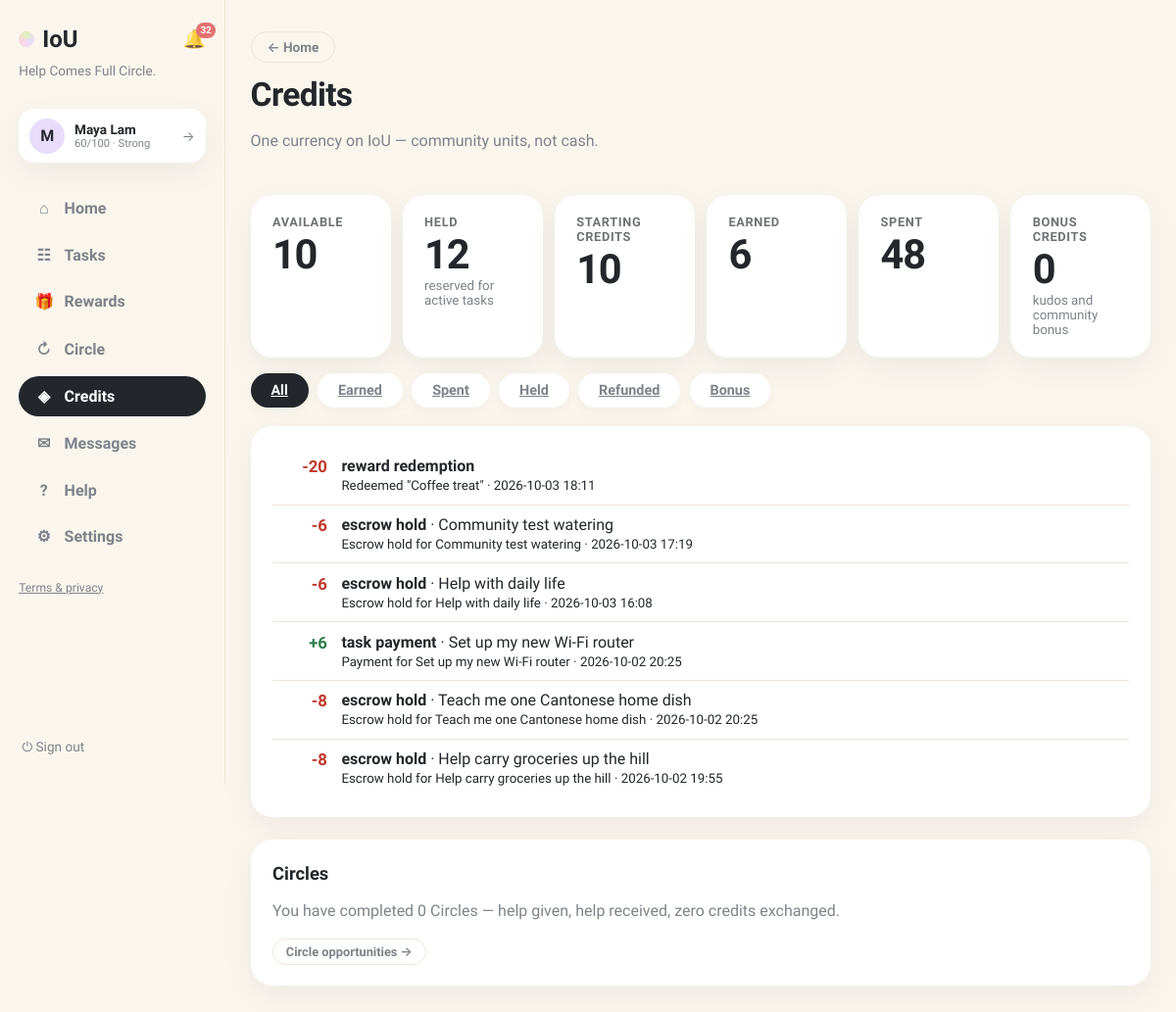
The app's page /history (signed in), older data.
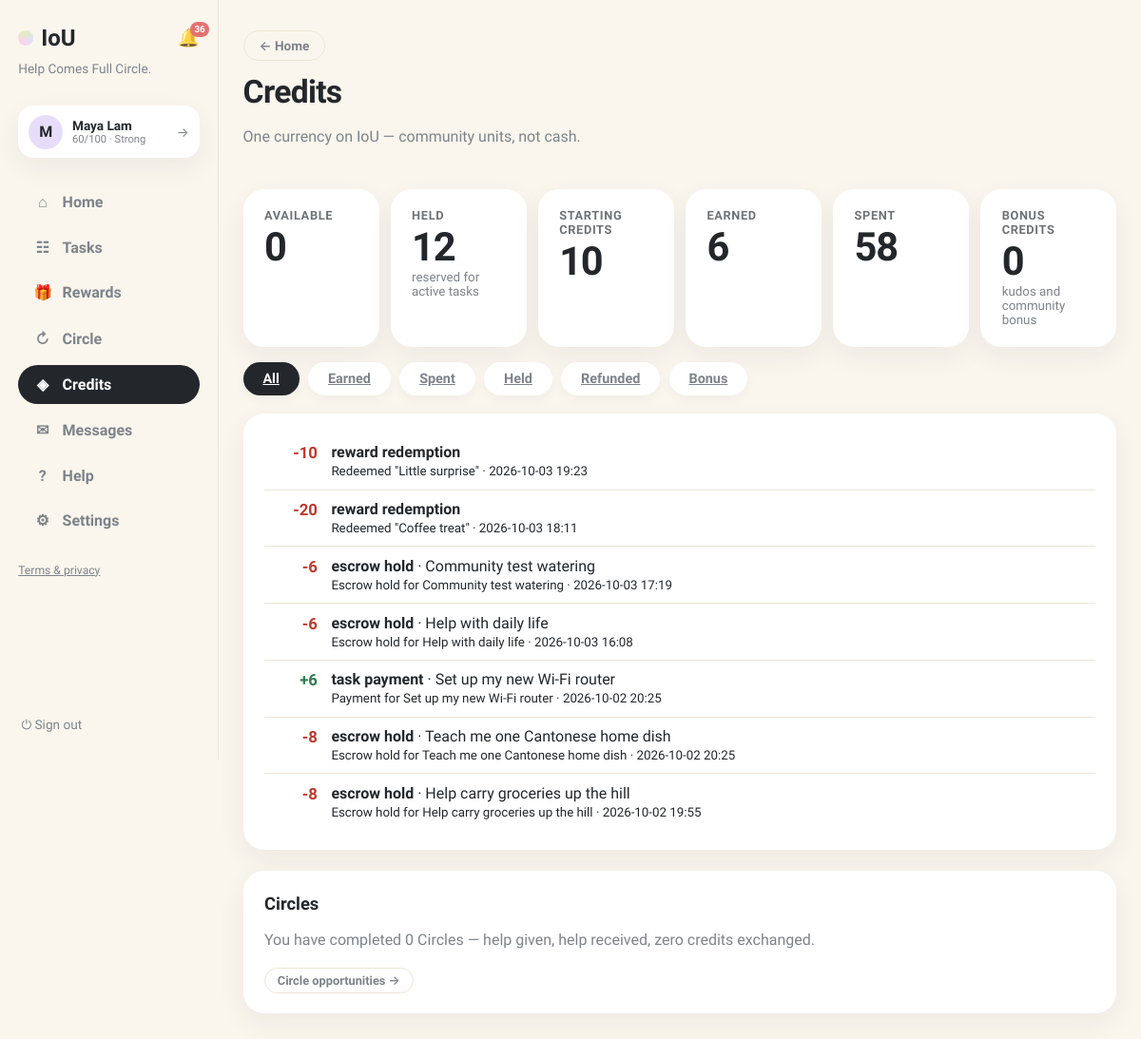
The same page, newer data.
### tables this page shows
CREATE TABLE ledger (
                id INTEGER PRIMARY KEY, user_id INTEGER NOT NULL, request_id INTEGER,
                kind TEXT NOT NULL, amount INTEGER NOT NULL, description TEXT NOT NULL,
                created_at TEXT NOT NULL, FOREIGN KEY(user_id) REFERENCES users(id),
                FOREIGN KEY(request_id) REFERENCES requests(id)
            );

CREATE TABLE requests (
                id INTEGER PRIMARY KEY, title TEXT NOT NULL, description TEXT NOT NULL,
                category TEXT NOT NULL, requester_id INTEGER NOT NULL,
                status TEXT NOT NULL DEFAULT 'open', provider_id INTEGER,
                requester_value INTEGER, requester_buffer INTEGER,
                provider_value INTEGER, provider_buffer INTEGER,
                agreed_value INTEGER, negotiation_deadline TEXT,
                effort_minutes INTEGER, complexity INTEGER, quality_score INTEGER,
                completed_at TEXT,
                created_at TEXT NOT NULL, location TEXT, needed_by TEXT, urgency TEXT, meetup_date TEXT, meetup_time TEXT, meetup_location TEXT, preferred_time TEXT, completion_note TEXT, completion_evidence TEXT, confirm_requester INTEGER NOT NULL DEFAULT 0, confirm_provider INTEGER NOT NULL DEFAULT 0, started_at TEXT, provider_completed_at TEXT, requester_confirmed_at TEXT, release_at TEXT, proof_path TEXT, proof_status TEXT, dispute_eligible INTEGER NOT NULL DEFAULT 1, dispute_window_days INTEGER NOT NULL DEFAULT 3, settlement_value INTEGER, circle_id INTEGER, cancel_requested_by INTEGER, cancel_reason TEXT, cancel_compensation INTEGER NOT NULL DEFAULT 0, evidence_required INTEGER NOT NULL DEFAULT 1, duration_minutes INTEGER NOT NULL DEFAULT 0, community_id INTEGER, visibility TEXT NOT NULL DEFAULT 'public', reservation_status TEXT NOT NULL DEFAULT 'public', selected_by_user_id INTEGER, was_ever_reserved INTEGER NOT NULL DEFAULT 0,
                FOREIGN KEY(requester_id) REFERENCES users(id),
                FOREIGN KEY(provider_id) REFERENCES users(id)
            );

### app.py (the view)
@app.get("/history", response_class=HTMLResponse)
def credit_history(request: Request, view: str = "all"):
    user = current_user(request)
    if not user:
        return RedirectResponse("/login", status_code=303)
    kinds = {
        "all": "", "earned": "AND l.amount > 0 AND l.kind IN ('task_payment','welcome_credit')",
        "spent": "AND l.amount < 0 AND l.kind NOT IN ('refund','cancellation_refund')",
        "held": "AND l.kind='escrow_hold'",
        "refunded": "AND l.kind IN ('refund','cancellation_refund')",
        "bonus": "AND l.kind IN ('kudos_bonus','community_test')",
    }
    clause = kinds.get(view, "")
    with db() as connection:
        sql = (
            """SELECT l.*, r.title FROM ledger l LEFT JOIN requests r ON r.id=l.request_id
               WHERE l.user_id=? %s ORDER BY l.created_at DESC""" % clause
        )
        ledger = connection.execute(sql, (user["id"],)).fetchall()
        summary = {
            "available": user["balance"],
            "held": user["held_balance"],
            "starting": 10,
            "earned": connection.execute(
                """SELECT COALESCE(SUM(l.amount),0) s FROM ledger l
                   WHERE l.user_id=? AND l.amount>0 AND l.kind IN ('task_payment','welcome_credit')""",
                (user["id"],)).fetchone()["s"],
            "spent": abs(connection.execute(
                """SELECT COALESCE(SUM(l.amount),0) s FROM ledger l
                   WHERE l.user_id=? AND l.amount<0
                     AND l.kind NOT IN ('refund','cancellation_refund')""",
                (user["id"],)).fetchone()["s"]),
            "bonus": connection.execute(
                """SELECT COALESCE(SUM(l.amount),0) s FROM ledger l
                   WHERE l.user_id=? AND l.kind IN ('kudos_bonus','community_test')""",
                (user["id"],)).fetchone()["s"],
            "circle": connection.execute(
                """SELECT COUNT(DISTINCT cp.id) c FROM chain_proposals cp
                   JOIN chain_members cm ON cm.proposal_id=cp.id
                   WHERE cm.user_id=? AND cp.status='completed'""", (user["id"],)).fetchone()["c"],
        }
    return render(request, "history.html", page="credits", ledger=ledger,
                  summary=summary, view=view, views=list(kinds))

### templates/history.html (shortened to what this page needs)
{% extends "base.html" %}
{% block content %}
<header class="page-head">
  <div>
    <a class="btn-ghost btn-back" href="/">← Home</a>
    <h1 style="margin-top:.8rem">Credits</h1>
    <p class="muted">One currency on IoU — community units, not cash.</p>
  </div>
</header>
<div class="credit-summary">
  <div class="card"><span class="stat-label">Available</span><span class="stat-big {% if summary.available < 0 %}neg{% endif %}">{{ summary.available }}</span></div>
  <div class="card"><span class="stat-label">Held</span><span class="stat-big">{{ summary.held }}</span><small class="muted">reserved for active tasks</small></div>
  <div class="card"><span class="stat-label">Starting credits</span><span class="stat-big">{{ summary.starting }}</span></div>
  <div class="card"><span class="stat-label">Earned</span><span class="stat-big">{{ summary.earned }}</span></div>
  <div class="card"><span class="stat-label">Spent</span><span class="stat-big">{{ summary.spent }}</span></div>
  <div class="card"><span class="stat-label">Bonus credits</span><span class="stat-big">{{ summary.bonus }}</span><small class="muted">kudos and community bonus</small></div>
</div>
<div class="board-tabs">
  {% for key in views %}
  <a class="btab {% if view == key %}active{% endif %}" href="/history?view={{ key }}">{{ key|capitalize }}</a>
  {% endfor %}
</div>
<div class="card">
  <ul class="ledger-list">
  {% for item in ledger %}
    <li><span class="ledger-amount {% if item.amount > 0 %}pos{% else %}neg{% endif %}">{{ '+' if item.amount > 0 else '' }}{{ item.amount }}</span><div><b>{{ item.kind.replace('_',' ') }}</b>{% if item.title %} · {{ item.title }}{% endif %}<br><small>{{ item.description }} · {{ item.created_at[:16]|replace('T',' ') }}</small></div></li>
  {% else %}<li class="empty">Nothing in this category yet.</li>{% endfor %}
  </ul>
</div>
<section class="card">
  <h2>Circles</h2>
  <p class="muted">You have completed {{ summary.circle }} Circle{{ 's' if summary.circle != 1 }} — help given, help received, zero credits exchanged.</p>
  <a class="btn-ghost btn-sm" href="/chain-invitations">Circle opportunities →</a>
</section>
{% endblock %}

### templates/base.html (shortened to what this page needs)
<!doctype html>
<html lang="en"><head><link rel="stylesheet" href="/static/style.css"></head>
<body class="app-body">
<nav class="sidebar">
  <div class="brand-row">
    <a class="brand" href="/"><span class="brand-dot"></span>IoU</a>
    {% if user %}
    <a class="bell {% if page == 'notifications' %}active{% endif %}" href="/notifications" title="Notifications">🔔{% if unread_notifs or unread_msgs %}<span class="bell-badge">{{ (unread_notifs or 0) + (unread_msgs or 0) }}</span>{% endif %}</a>
    {% endif %}
  </div>
  <p class="brand-tag">Help Comes Full Circle.</p>
  {% if user %}
  <a class="side-user" href="/profile" title="Your profile">
    <div class="avatar">{{ user.name[0] }}</div>
    {% set sc = user.reliability if user.reliability is not none else 60 %}
    {% set lab = 'Suspended' if sc <= 0 else ('Restricted' if sc < 30 else ('Limited' if sc < 60 else ('Strong' if sc < 80 else 'Excellent'))) %}
    <div class="sidebar-user-meta"><b>{{ user.name }}</b>
      <small>{{ sc }}/100 · {{ lab }}</small>
    </div>
    <span class="side-user-arrow">→</span>
  </a>
  <div class="nav-links">
    <a class="nav-link {% if page == 'home' %}active{% endif %}" href="/"><span class="nav-ico">⌂</span>Home</a>
    <a class="nav-link {% if page == 'browse' %}active{% endif %}" href="/browse"><span class="nav-ico">☷</span>Tasks</a>
    <a class="nav-link {% if page == 'rewards' %}active{% endif %}" href="/rewards"><span class="nav-ico">🎁</span>Rewards</a>
    <a class="nav-link {% if page == 'circle' %}active{% endif %}" href="/chain-invitations"><span class="nav-ico">↻</span>Circle{% if circle_pending %}<span class="unread-dot"></span>{% endif %}</a>
    <a class="nav-link {% if page == 'credits' %}active{% endif %}" href="/history"><span class="nav-ico">◈</span>Credits</a>
    <a class="nav-link {% if page == 'messages' %}active{% endif %}" href="/messages"><span class="nav-ico">✉</span>Messages{% if unread_msgs %}<span class="unread-dot"></span>{% endif %}</a>
    <a class="nav-link {% if page == 'help' %}active{% endif %}" href="/help"><span class="nav-ico">?</span>Help</a>
    <a class="nav-link {% if page == 'account' %}active{% endif %}" href="/account"><span class="nav-ico">⚙</span>Settings</a>
  </div>
  <p class="nav-footer"><a href="/legal">Terms &amp; privacy</a></p>
  <form method="post" action="/logout" class="side-logout"><button class="link-button" title="Sign out">⏻ Sign out</button></form>
  {% else %}
  <div class="nav-links">
    <a class="nav-link" href="/login"><span class="nav-ico">→</span>Sign in</a>
    <a class="nav-link" href="/register"><span class="nav-ico">＋</span>Create account</a>
  </div>
  <p class="nav-footer"><a href="/legal">Terms &amp; privacy</a></p>
  {% endif %}
</nav>
<main class="content {% block content_class %}{% endblock %}">{% block content %}{% endblock %}</main>
</body></html>

Row changes from the older to the newer data that the page shows:
added ledger: amount "-10", kind.replace "reward redemption", description "Redeemed \"Little surprise\"", created_at "2026-10-03 19:23"
Text that changed along with them:
{{ (unread_notifs or 0) + (unread_msgs or 0) }}: "32" → "36"
{{ summary.available }}: "10" → "0"
{{ summary.spent }}: "48" → "58"
